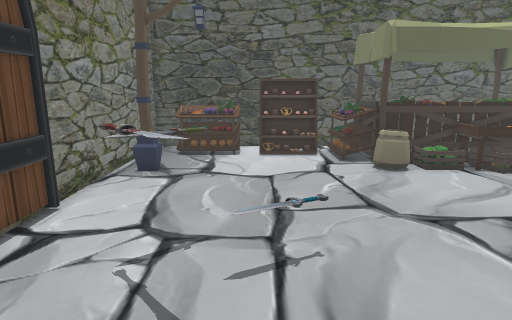
[1] (above)

16 first-person views from a walk through a 3-D level made in the Unity game engine. The camera is 1.5 m above the floor, tilts 12° down and sees 75° across. The floor is counted in squares, 0.5 m on a side. Each view is taken from the middle of a square. On the plan, view 1 faces up. The plan holds only what a view shows up to about 20 squares ahead; the rest is blank. The player is left out. Some surface patterns are stand-ins.

[2]
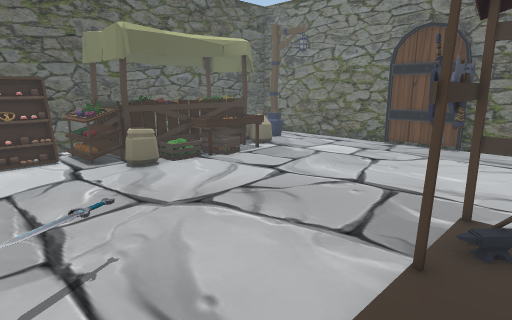

[3]
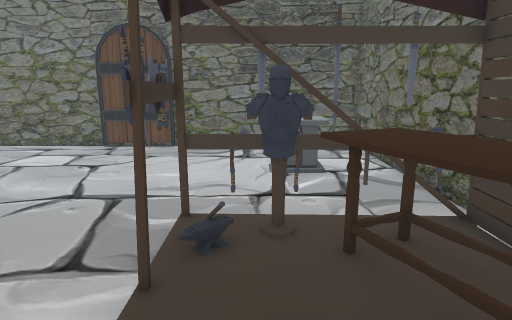

[4]
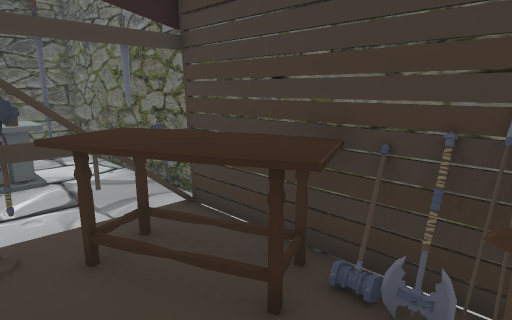

[5]
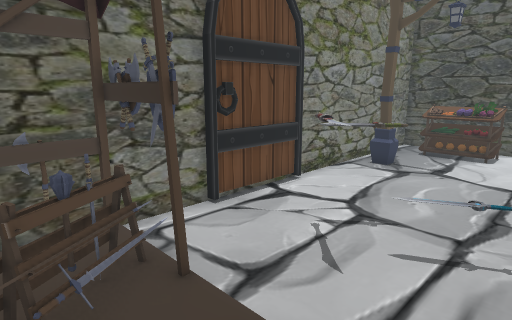

[6]
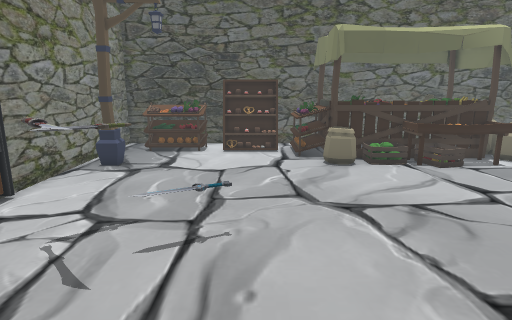

[7]
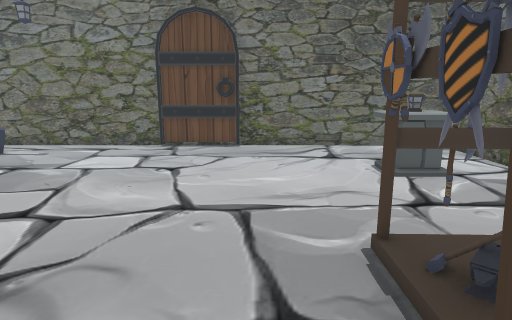

[8]
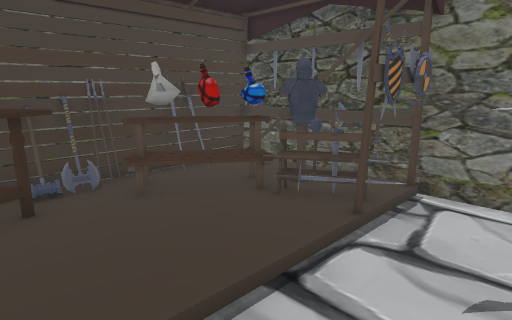

[9]
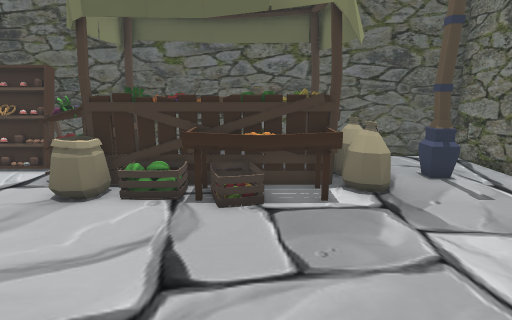

[10]
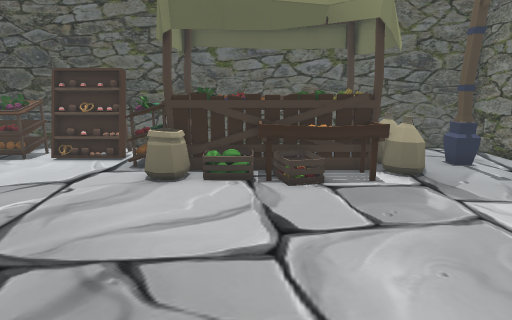

[11]
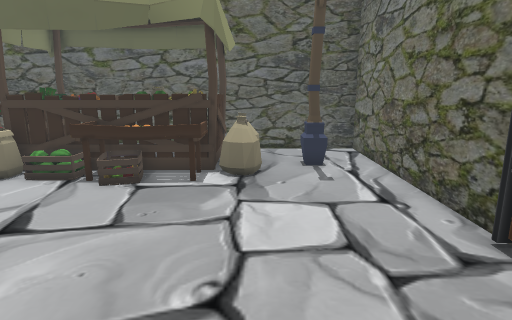

[12]
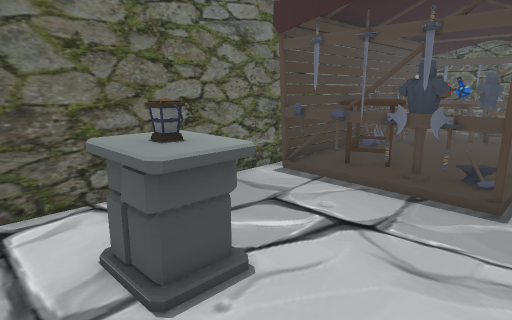

[13]
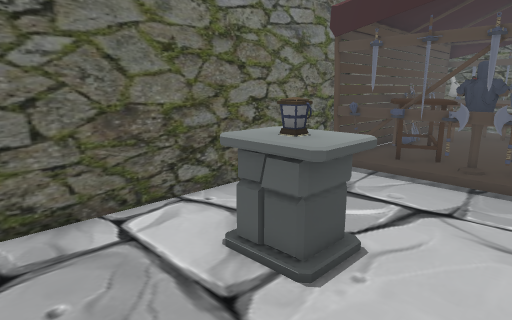

[14]
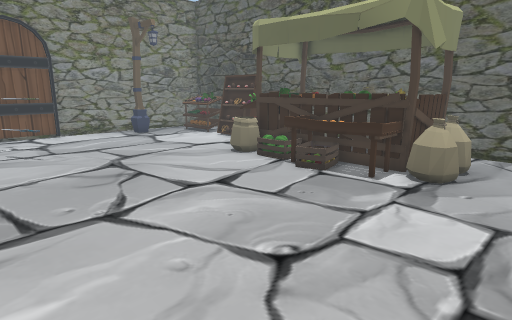

[15]
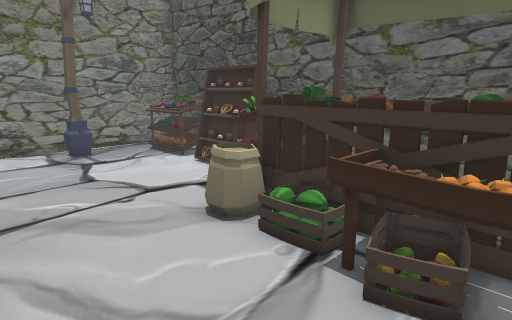

[16]
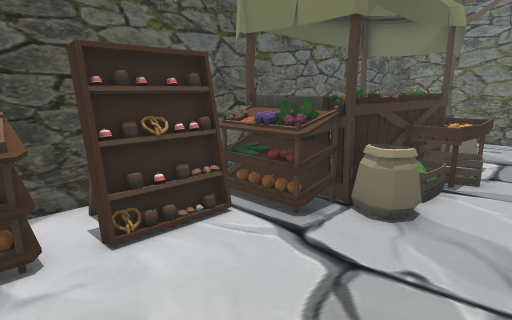

### Floor plan
Points are (right, up) in squares from view 1. A wall is a line through its corners. A room is listed if a view was taken in it or the views show most of it. See-through windows are left out.
Room 1 (views 1, 2, 3, 4, 5, 6, 7, 8, 9, 10, 11, 12, 13, 14, 15, 16)
walls: (-5.7, 9.1) (-5.7, 4.9); (19.7, 4.8) (19.7, 9.1); (19.8, 5) (19.8, 9); (-6, 5) (-6, -6) (20, -6) (20, 4.9); (-6, 9) (-6, 5.1); (20, 9.1) (20, 20) (-6, 20) (-6, 9.5)
ways out: gap at (-3, 1)
objects: other object (-5, -5) to (8, 2); other object (-5, 14) to (-4, 14); other object (-4, 17) to (-1, 19); other object (-3, -2); other object (-3, 6) to (-1, 7); other object (-2, -3); other object (-2, 4) to (-1, 5); other object (-1, -3) to (0, -3); other object (0, 6) to (1, 6); other object (0, 17) to (3, 19); other object (4, 14) to (15, 19); other object (13, -3) to (15, -1); other object (17, 16) to (18, 17)

Positions as (right, up) in squares from view 1, and headings:
1: (0, 0), facing up
2: (-1, 0), facing up-right
3: (0, 0), facing right
4: (0, 0), facing down-right
5: (2, -1), facing up-left
6: (2, -1), facing up
7: (2, 4), facing right
8: (4, 5), facing down-left
9: (11, 5), facing up
10: (9, 3), facing up
11: (15, 3), facing up
12: (17, 3), facing down-left
13: (19, 2), facing down-left
14: (18, 3), facing up-left
15: (12, 9), facing up-left
16: (-2, 11), facing up-right
